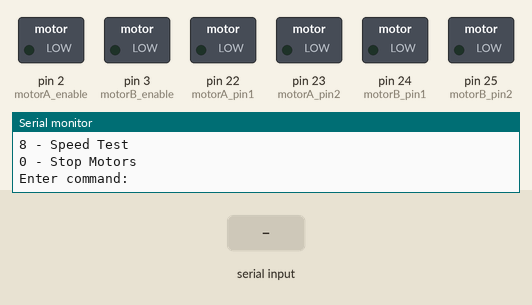
Recording of a sketch running on a simulated Arduino Mega 2560, built with avr-gcc and run on an emulated ATmega2560. Shown: switched loads named in the sketch (green lamp = pin HIGH), the last lines printed to the serial monitor. Inputs (shaded band) come from the test bench.

Above: at 1.2 s.
1.3 s: "7" received over Serial
At 2.5 s:
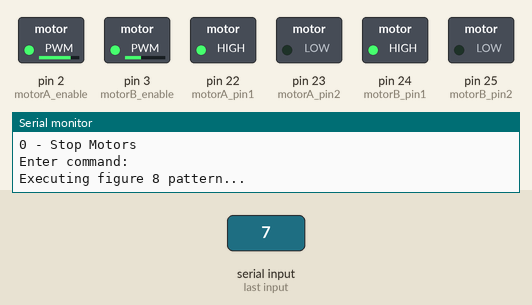
4.3 s: "1" received over Serial
At 6.8 s:
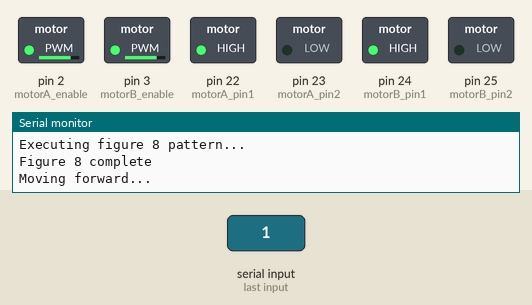
7.1 s: "2" received over Serial
At 8.5 s:
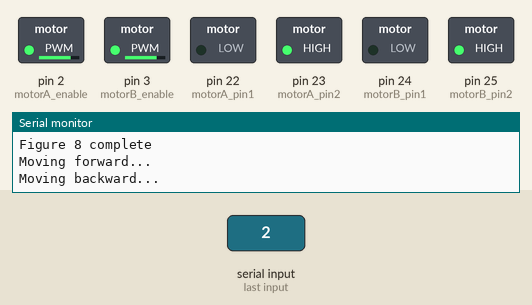
10.1 s: "3" received over Serial
At 10.4 s:
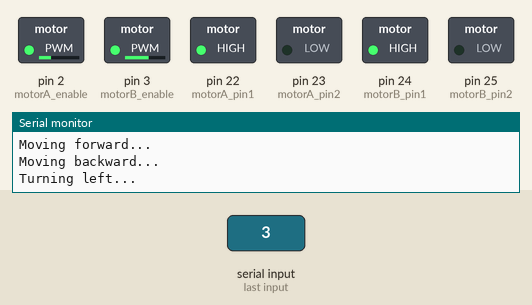
12.6 s: "4" received over Serial
At 13.4 s:
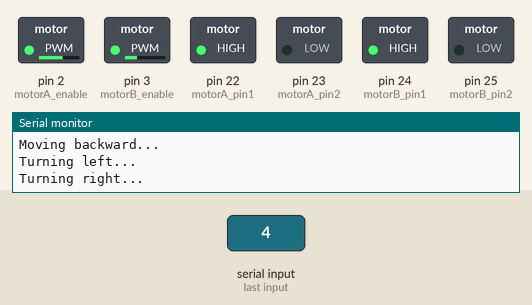
15.1 s: "5" received over Serial
At 15.4 s:
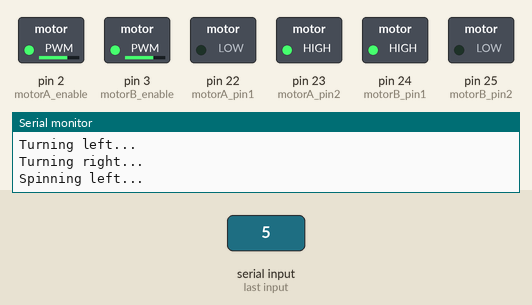
Timing chart, 0 to 18.1 s (numbered marks = the images above; inputs shaded):
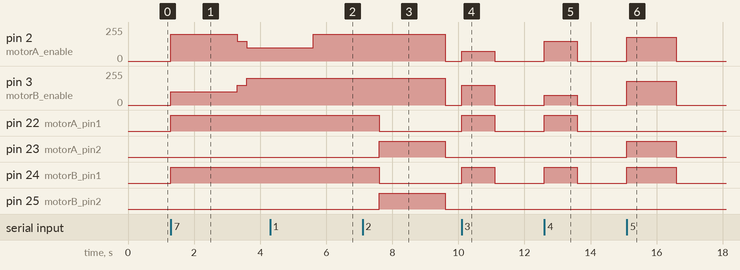

Measured:
- after the input at 1.3 s, pin 2 (motorA_enable): 0/255 → 200/255 at once, → 150/255 2.0 s later, → 100/255 0.30 s later; pin 3 (motorB_enable): 0/255 → 100/255 at once, → 150/255 2.0 s later, → 200/255 0.30 s later; pin 22 (motorA_pin1), pin 24 (motorB_pin1): LOW → HIGH at once
- after the input at 4.3 s, pin 2 (motorA_enable): 100/255 → 200/255 after 1.3 s; pin 3 (motorB_enable): stays 200/255 (without the input it goes to 0/255 after 1.3 s); pin 22 (motorA_pin1), pin 24 (motorB_pin1): stays HIGH (without the input it goes to LOW after 1.3 s)
- after the input at 7.1 s, pin 2 (motorA_enable), pin 3 (motorB_enable): 200/255 → 0/255 after 2.5 s instead of 0.50 s; pin 23 (motorA_pin2), pin 25 (motorB_pin2): LOW → HIGH after 0.50 s, → LOW 2.0 s later
- after the input at 10.1 s, pin 2 (motorA_enable): 0/255 → 75/255 at once, → 0/255 1.0 s later; pin 3 (motorB_enable): 0/255 → 150/255 at once, → 0/255 1.0 s later; pin 22 (motorA_pin1), pin 24 (motorB_pin1): LOW → HIGH at once, → LOW 1.0 s later
- after the input at 12.6 s, pin 2 (motorA_enable): 0/255 → 150/255 at once, → 0/255 1.0 s later; pin 3 (motorB_enable): 0/255 → 75/255 at once, → 0/255 1.0 s later; pin 22 (motorA_pin1), pin 24 (motorB_pin1): LOW → HIGH at once, → LOW 1.0 s later
- after the input at 15.1 s, pin 2 (motorA_enable), pin 3 (motorB_enable): 0/255 → 180/255 at once, → 0/255 1.5 s later; pin 23 (motorA_pin2), pin 24 (motorB_pin1): LOW → HIGH at once, → LOW 1.5 s later

The sketch:

motor_control_examples.ino
```cpp
/*
 * Motor Control Examples and Test Functions
 * For Robot Controller System with Arduino Mega
 *
 * This file contains various motor control functions and examples
 * Use these functions to test your motor setup and understand movement patterns
 */

// Motor Driver Pins (same as main controller)
const int motorA_pin1 = 22;  // Left motor direction pin 1
const int motorA_pin2 = 23;  // Left motor direction pin 2
const int motorA_enable = 2; // Left motor PWM speed control

const int motorB_pin1 = 24;  // Right motor direction pin 1
const int motorB_pin2 = 25;  // Right motor direction pin 2
const int motorB_enable = 3; // Right motor PWM speed control

void setup() {
  Serial.begin(115200);

  // Initialize motor pins
  pinMode(motorA_pin1, OUTPUT);
  pinMode(motorA_pin2, OUTPUT);
  pinMode(motorA_enable, OUTPUT);
  pinMode(motorB_pin1, OUTPUT);
  pinMode(motorB_pin2, OUTPUT);
  pinMode(motorB_enable, OUTPUT);

  Serial.println("Motor Control Test System Ready");
  Serial.println("Available commands:");
  Serial.println("1 - Move Forward");
  Serial.println("2 - Move Backward");
  Serial.println("3 - Turn Left");
  Serial.println("4 - Turn Right");
  Serial.println("5 - Spin Left");
  Serial.println("6 - Spin Right");
  Serial.println("7 - Figure 8 Pattern");
  Serial.println("8 - Speed Test");
  Serial.println("0 - Stop Motors");
  Serial.println("Enter command:");
}

void loop() {
  if (Serial.available()) {
    char command = Serial.read();

    switch (command) {
      case '1':
        moveForward(200, 2000);
        break;
      case '2':
        moveBackward(200, 2000);
        break;
      case '3':
        turnLeft(150, 1000);
        break;
      case '4':
        turnRight(150, 1000);
        break;
      case '5':
        spinLeft(180, 1500);
        break;
      case '6':
        spinRight(180, 1500);
        break;
      case '7':
        figure8Pattern();
        break;
      case '8':
        speedTest();
        break;
      case '0':
        stopMotors();
        Serial.println("Motors stopped");
        break;
      default:
        Serial.println("Invalid command");
        break;
    }
  }
}

// Basic Movement Functions

void moveForward(int speed, int duration) {
  Serial.println("Moving forward...");
  setMotorSpeeds(speed, speed);
  delay(duration);
  stopMotors();
}

void moveBackward(int speed, int duration) {
  Serial.println("Moving backward...");
  setMotorSpeeds(-speed, -speed);
  delay(duration);
  stopMotors();
}

void turnLeft(int speed, int duration) {
  Serial.println("Turning left...");
  setMotorSpeeds(speed/2, speed);  // Left motor slower
  delay(duration);
  stopMotors();
}

void turnRight(int speed, int duration) {
  Serial.println("Turning right...");
  setMotorSpeeds(speed, speed/2);  // Right motor slower
  delay(duration);
  stopMotors();
}

void spinLeft(int speed, int duration) {
  Serial.println("Spinning left...");
  setMotorSpeeds(-speed, speed);  // Left backward, right forward
  delay(duration);
  stopMotors();
}

void spinRight(int speed, int duration) {
  Serial.println("Spinning right...");
  setMotorSpeeds(speed, -speed);  // Left forward, right backward
  delay(duration);
  stopMotors();
}

// Advanced Movement Patterns

void figure8Pattern() {
  Serial.println("Executing figure 8 pattern...");

  // First loop
  for (int i = 0; i < 4; i++) {
    setMotorSpeeds(200, 100);  // Right turn
    delay(500);
  }

  // Transition
  setMotorSpeeds(150, 150);
  delay(300);

  // Second loop (opposite direction)
  for (int i = 0; i < 4; i++) {
    setMotorSpeeds(100, 200);  // Left turn
    delay(500);
  }

  stopMotors();
  Serial.println("Figure 8 complete");
}

void speedTest() {
  Serial.println("Speed test starting...");

  for (int speed = 50; speed <= 255; speed += 50) {
    Serial.print("Testing speed: ");
    Serial.println(speed);

    setMotorSpeeds(speed, speed);
    delay(1000);
    stopMotors();
    delay(500);
  }

  Serial.println("Speed test complete");
}

void gradualAcceleration(int maxSpeed, int duration) {
  Serial.println("Gradual acceleration...");

  int steps = 20;
  int stepDelay = duration / steps;

  for (int i = 0; i <= steps; i++) {
    int currentSpeed = (maxSpeed * i) / steps;
    setMotorSpeeds(currentSpeed, currentSpeed);
    delay(stepDelay);
  }

  // Gradual deceleration
  for (int i = steps; i >= 0; i--) {
    int currentSpeed = (maxSpeed * i) / steps;
    setMotorSpeeds(currentSpeed, currentSpeed);
    delay(stepDelay);
  }

  stopMotors();
}

void zigzagPattern() {
  Serial.println("Zigzag pattern...");

  for (int i = 0; i < 5; i++) {
    // Move forward and right
    setMotorSpeeds(200, 150);
    delay(800);

    // Move forward and left
    setMotorSpeeds(150, 200);
    delay(800);
  }

  stopMotors();
  Serial.println("Zigzag complete");
}

// Core Motor Control Functions

void setMotorSpeeds(int leftSpeed, int rightSpeed) {
  // Left Motor Control
  if (leftSpeed > 0) {
    digitalWrite(motorA_pin1, HIGH);
    digitalWrite(motorA_pin2, LOW);
  } else if (leftSpeed < 0) {
    digitalWrite(motorA_pin1, LOW);
    digitalWrite(motorA_pin2, HIGH);
    leftSpeed = -leftSpeed;
  } else {
    digitalWrite(motorA_pin1, LOW);
    digitalWrite(motorA_pin2, LOW);
  }
  analogWrite(motorA_enable, constrain(leftSpeed, 0, 255));

  // Right Motor Control
  if (rightSpeed > 0) {
    digitalWrite(motorB_pin1, HIGH);
    digitalWrite(motorB_pin2, LOW);
  } else if (rightSpeed < 0) {
    digitalWrite(motorB_pin1, LOW);
    digitalWrite(motorB_pin2, HIGH);
    rightSpeed = -rightSpeed;
  } else {
    digitalWrite(motorB_pin1, LOW);
    digitalWrite(motorB_pin2, LOW);
  }
  analogWrite(motorB_enable, constrain(rightSpeed, 0, 255));
}

void stopMotors() {
  digitalWrite(motorA_pin1, LOW);
  digitalWrite(motorA_pin2, LOW);
  digitalWrite(motorB_pin1, LOW);
  digitalWrite(motorB_pin2, LOW);
  analogWrite(motorA_enable, 0);
  analogWrite(motorB_enable, 0);
}

void emergencyBrake() {
  // Quick stop by setting both direction pins HIGH (brake mode for some drivers)
  digitalWrite(motorA_pin1, HIGH);
  digitalWrite(motorA_pin2, HIGH);
  digitalWrite(motorB_pin1, HIGH);
  digitalWrite(motorB_pin2, HIGH);
  analogWrite(motorA_enable, 255);
  analogWrite(motorB_enable, 255);
  delay(100);
  stopMotors();
}

// Motor Calibration Functions

void calibrateMotors() {
  Serial.println("Motor calibration starting...");

  Serial.println("Testing left motor forward...");
  setMotorSpeeds(150, 0);
  delay(2000);
  stopMotors();
  delay(1000);

  Serial.println("Testing left motor backward...");
  setMotorSpeeds(-150, 0);
  delay(2000);
  stopMotors();
  delay(1000);

  Serial.println("Testing right motor forward...");
  setMotorSpeeds(0, 150);
  delay(2000);
  stopMotors();
  delay(1000);

  Serial.println("Testing right motor backward...");
  setMotorSpeeds(0, -150);
  delay(2000);
  stopMotors();
  delay(1000);

  Serial.println("Testing both motors forward...");
  setMotorSpeeds(150, 150);
  delay(2000);
  stopMotors();

  Serial.println("Calibration complete");
}

void motorSpeedComparison() {
  Serial.println("Comparing motor speeds...");

  int testSpeed = 150;

  Serial.println("Both motors at same speed - check if robot moves straight");
  setMotorSpeeds(testSpeed, testSpeed);
  delay(3000);
  stopMotors();

  Serial.println("If robot veered, adjust motor speeds in main code");
  Serial.println("Left motor dominant: reduce left speed or increase right speed");
  Serial.println("Right motor dominant: reduce right speed or increase left speed");
}
```
